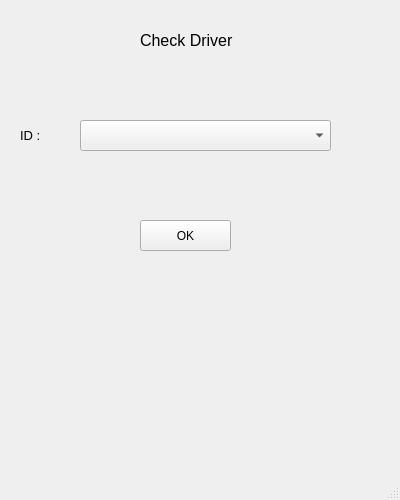
<?xml version="1.0" encoding="UTF-8"?>
<ui version="4.0">
 <class>CheckDriver</class>
 <widget class="QMainWindow" name="CheckDriver">
  <property name="geometry">
   <rect>
    <x>0</x>
    <y>0</y>
    <width>400</width>
    <height>500</height>
   </rect>
  </property>
  <property name="windowTitle">
   <string>CheckDriver</string>
  </property>
  <widget class="QWidget" name="centralwidget">
   <widget class="QLabel" name="label">
    <property name="geometry">
     <rect>
      <x>20</x>
      <y>120</y>
      <width>41</width>
      <height>31</height>
     </rect>
    </property>
    <property name="font">
     <font>
      <pointsize>10</pointsize>
     </font>
    </property>
    <property name="text">
     <string>ID :</string>
    </property>
   </widget>
   <widget class="QPushButton" name="pushButton">
    <property name="geometry">
     <rect>
      <x>140</x>
      <y>220</y>
      <width>91</width>
      <height>31</height>
     </rect>
    </property>
    <property name="text">
     <string>OK</string>
    </property>
   </widget>
   <widget class="QLabel" name="label_2">
    <property name="geometry">
     <rect>
      <x>140</x>
      <y>20</y>
      <width>111</width>
      <height>41</height>
     </rect>
    </property>
    <property name="font">
     <font>
      <pointsize>12</pointsize>
     </font>
    </property>
    <property name="text">
     <string>Check Driver</string>
    </property>
   </widget>
   <widget class="QComboBox" name="comboBox">
    <property name="geometry">
     <rect>
      <x>80</x>
      <y>120</y>
      <width>251</width>
      <height>31</height>
     </rect>
    </property>
   </widget>
  </widget>
  <widget class="QMenuBar" name="menubar">
   <property name="geometry">
    <rect>
     <x>0</x>
     <y>0</y>
     <width>400</width>
     <height>21</height>
    </rect>
   </property>
  </widget>
  <widget class="QStatusBar" name="statusbar"/>
 </widget>
 <resources/>
 <connections/>
</ui>
